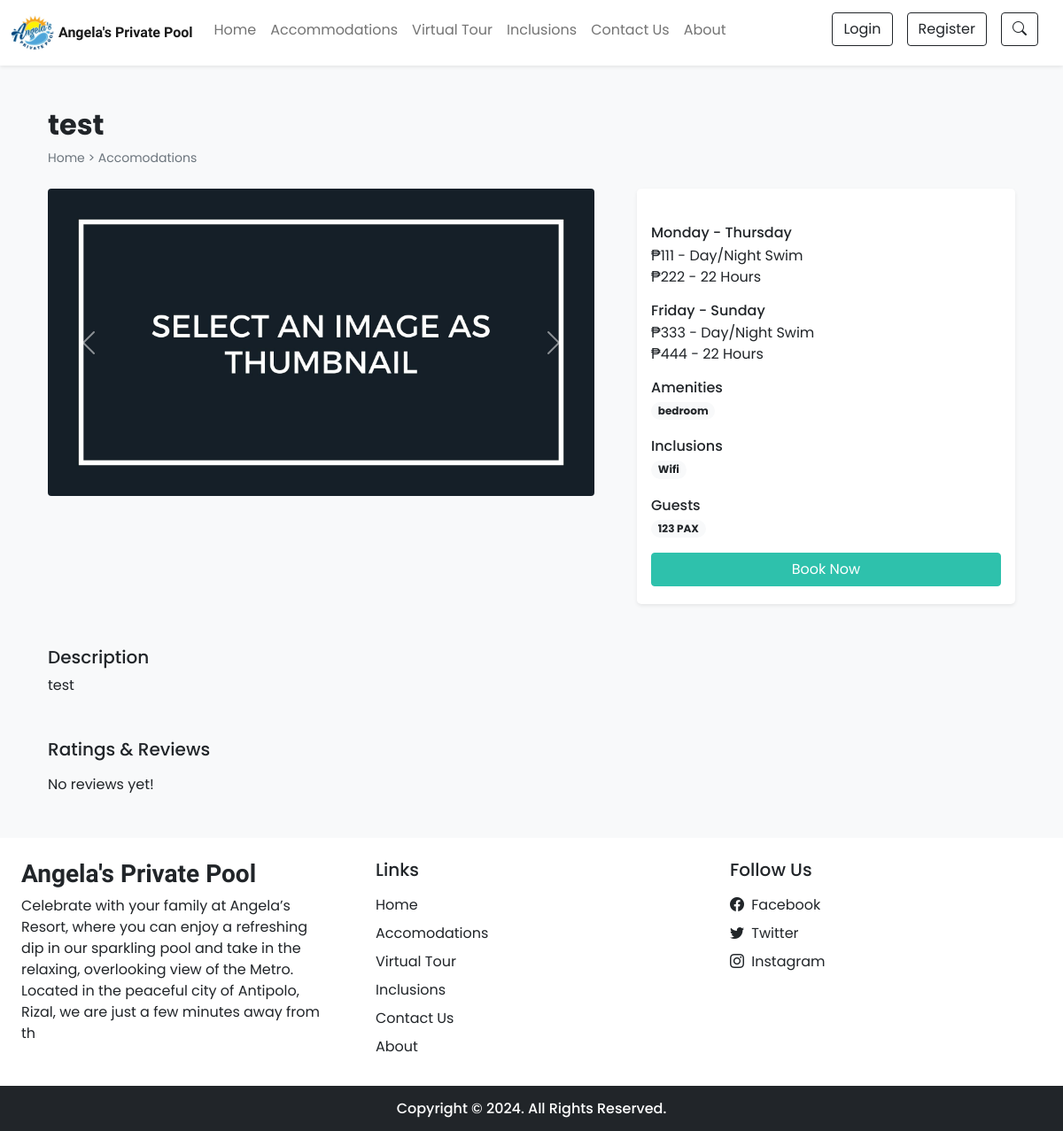
Page /room_details.php?id=9 on the committed database.
### tables this page shows
CREATE TABLE `settings` (
  `sr_no` int(11) NOT NULL AUTO_INCREMENT,
  `site_title` varchar(50) NOT NULL,
  `site_about` varchar(250) NOT NULL,
  `shutdown` tinyint(1) NOT NULL,
  PRIMARY KEY (`sr_no`)
);

CREATE TABLE `rooms` (
  `id` int(11) NOT NULL AUTO_INCREMENT,
  `name` varchar(150) NOT NULL,
  `price` int(11) NOT NULL,
  `price2` int(11) NOT NULL,
  `price3` int(11) NOT NULL,
  `price4` int(11) NOT NULL,
  `quantity` int(11) NOT NULL DEFAULT 1,
  `adult` int(11) NOT NULL,
  `description` varchar(350) NOT NULL,
  `status` tinyint(4) NOT NULL DEFAULT 1,
  `removed` int(11) NOT NULL DEFAULT 0,
  PRIMARY KEY (`id`)
);

CREATE TABLE `features` (
  `id` int(11) NOT NULL AUTO_INCREMENT,
  `name` varchar(50) NOT NULL,
  PRIMARY KEY (`id`)
);

CREATE TABLE `facilities` (
  `id` int(11) NOT NULL AUTO_INCREMENT,
  `icon` varchar(100) NOT NULL,
  `name` varchar(50) NOT NULL,
  `description` varchar(250) NOT NULL,
  PRIMARY KEY (`id`)
);

### admin/inc/db_config.php (called while the page is built, shortened)
<?php
    function select($sql,$values,$datatypes)
    {
        $con = $GLOBALS['con'];
        if($stmt = mysqli_prepare($con, $sql))
        {
            mysqli_stmt_bind_param($stmt,$datatypes,...$values);
            if(mysqli_stmt_execute($stmt))
            {
                $res = mysqli_stmt_get_result($stmt);
                return $res;
            }
            else
            {
                die("Query cannot be executed - Select");
            }
        }
        else
        {
            die("Query cannot be prepared - Select");
        }
    }
?>

### room_details.php (the view, shortened to what this page needs)
<!DOCTYPE html>
<html lang="en">
<head>
    <?php require('inc/links.php'); ?>
</head>
<body class="bg-light">
    <?php require('inc/navbar.php'); ?>
    <?php
        $data = filteration($_GET);
        $room_res = select("SELECT * FROM rooms WHERE id=? AND status=? AND removed=?", [$data['id'],1,0],'iii');
        $room_data = mysqli_fetch_assoc($room_res);
    ?>
    <div class="container">
        <div class="row">
            <div class="col-12 my-5 mb-4 px-4">
                <h2 class="fw-bold"><?php echo $room_data['name'] ?></h2>
                <div style="font-size: 14px;">
                    <a href="index.php" class="text-secondary text-decoration-none">Home</a>
                    <span class="text-secondary"> > </span>
                    <a href="rooms.php" class="text-secondary text-decoration-none">Accomodations</a>
                </div>
            </div>
            <div class="col-lg-7 col-md-12 px-4">
                <div id="roomCarousel" class="carousel slide" data-bs-ride="carousel">
                    <div class="carousel-inner">
                        <?php
                            $room_img = ROOMS_IMG_PATH."thumbnail.jpg";
                            $img_q = mysqli_query($con,"SELECT * FROM room_images
                                WHERE room_id=$room_data[id]");
                            if(mysqli_num_rows($img_q)>0)
                            {
                                $active_class = 'active';
                                while($img_res = mysqli_fetch_assoc($img_q))
                                {
                                    echo"
                                        <div class='carousel-item $active_class d-flex justify-content-center align-items-center'>
                                            <img src='".ROOMS_IMG_PATH.$img_res['image']."' class='img-fluid rounded aspect-ratio-16-9'>
                                        </div>
                                    ";
                                    $active_class='';
                                }
                            }
                            else
                            {
                                echo"<div class='carousel-item active d-flex justify-content-center align-items-center'>
                                    <img src='$room_img' class='img-fluid rounded aspect-ratio-16-9'>
                                </div>";
                            }
                        ?>
                    </div>
                    <button class="carousel-control-prev" type="button" data-bs-target="#roomCarousel" data-bs-slide="prev">
                        <span class="carousel-control-prev-icon" aria-hidden="true"></span>
                    </button>
                    <button class="carousel-control-next" type="button" data-bs-target="#roomCarousel" data-bs-slide="next">
                        <span class="carousel-control-next-icon" aria-hidden="true"></span>
                    </button>
                </div>
            </div>
            <div class="col-lg-5 col-md-12 px-4">
                <div class="card mb-4 border-0 shadow-sm rounded-3">
                    <div class="card-body">
                        <?php
                            echo<<<price
                                <div class="mb-3">
                                    <h6 class="mb-1">Monday - Thursday</h6>
                                    ₱$room_data[price] - Day/Night Swim
                                    <br>
                                    ₱$room_data[price2] - 22 Hours
                                </div>
                                <div class="mb-3">
                                    <h6 class="mb-1">Friday - Sunday</h6>
                                    ₱$room_data[price3] - Day/Night Swim
                                    <br>
                                    ₱$room_data[price4] - 22 Hours
                                </div>
                            price;
                            $fea_q = mysqli_query($con,"SELECT f.name FROM features f
                                INNER JOIN room_features rfea ON f.id = rfea.features_id
                                WHERE rfea.room_id = $room_data[id]");
                            $features_data = "";
                            while($fea_row = mysqli_fetch_assoc($fea_q))
                            {
                                $features_data .="<span class='badge rounded-pill bg-light text-dark text-wrap me-1 mb-1'>
                                    $fea_row[name]
                                </span>";
                            }
                            echo<<<features
                                <div class="mb-3">
                                    <h6 class="mb-1">Amenities</h6>
                                    $features_data
                                </div>
                            features;
                            $fac_q = mysqli_query($con,"SELECT f.name FROM facilities f
                                INNER JOIN room_facilities rfac ON f.id = rfac.facilities_id
                                WHERE rfac.room_id = $room_data[id]");
                            $facilities_data = "";
                            while($fac_row = mysqli_fetch_assoc($fac_q))
                            {
                                $facilities_data .="<span class='badge rounded-pill bg-light text-dark text-wrap me-1 mb-1'>
                                    $fac_row[name]
                                </span>";
                            }
                            echo<<<facilities
                                <div class="mb-3">
                                    <h6 class="mb-1">Inclusions</h6>
                                    $facilities_data
                                </div>
                            facilities;
                            echo<<<guests
                                <div class="mb-3">
                                    <h6 class="mb-1">Guests</h6>
                                    <span class="badge rounded-pill bg-light text-dark text-wrap">
                                        $room_data[adult] PAX
                                    </span>
                                </div>
                            guests;
                            if(!$settings_r['shutdown'])
                            {
                                $login = 0;
                                echo<<<book
                                    <button onclick='checkLoginToBook($login,$room_data[id])' class="btn w-100 text-white custom-bg shadow-none mb-1">Book Now</button>
                                book;
                            }
                        ?>
                    </div>
                </div>
            </div>
            <div class="col-12 mt-4 px-4">
                <div class="mb-5">
                    <h5>Description</h5>
                    <p>
                        <?php echo $room_data['description'] ?>
                    </p>
                </div>
                <div>
                    <h5 class="mb-3">Ratings & Reviews</h5>
                    <?php
                        $review_q = "SELECT rr.*,uc.name AS uname, uc.profile, r.name AS rname FROM rating_review rr
                            INNER JOIN user_cred uc ON rr.user_id = uc.id
                            INNER JOIN rooms r ON rr.room_id = r.id
                            WHERE rr.room_id = '$room_data[id]'
                            ORDER BY sr_no DESC LIMIT 15";
                        $review_res = mysqli_query($con,$review_q);
                        if(mysqli_num_rows($review_res)==0)
                        {
                            echo 'No reviews yet!';
                        }
                    ?>
                </div>
            </div>
        </div>
    </div>
    <?php require('inc/footer.php'); ?>
</body>
</html>

### inc/links.php (shortened to what this page needs)
<link href="https://cdn.jsdelivr.net/npm/bootstrap@5.0.2/dist/css/bootstrap.min.css" rel="stylesheet">
<link rel="stylesheet" href="https://cdn.jsdelivr.net/npm/bootstrap-icons@1.11.3/font/bootstrap-icons.min.css">
<link rel="stylesheet" href="assets/css/common.css">
<?php
  require('admin/inc/db_config.php');
  $contact_q = "SELECT * FROM contact_details WHERE sr_no=?";
  $settings_q = "SELECT * FROM settings WHERE sr_no=?";
  $values = [1];
  $contact_r = mysqli_fetch_assoc(select($contact_q,$values,'i'));
  $settings_r = mysqli_fetch_assoc(select($settings_q,$values,'i'));
?>

### inc/navbar.php (shortened to what this page needs)
<nav id="nav-bar" class="navbar navbar-expand-lg navbar-light bg-white px-lg-auto py-lg-1 shadow-sm sticky-top">
  <div class="container-fluid">
    <a class="logo-image" href="index.php">
      <img src="images/settings/logo-angela.jpg" alt="Angela's Logo" />
    </a>
    <a class="navbar-brand ms-1 me-3 fw-bold fs-6 h-font" href="index.php"><?php echo $settings_r['site_title'] ?></a>
    <div class="collapse navbar-collapse" id="navbarSupportedContent">
      <ul class="navbar-nav me-auto mb-auto mb-lg-auto">
        <li class="nav-item">
          <a class="nav-link me-auto" href="index.php">Home</a>
        </li>
        <li class="nav-item">
          <a class="nav-link me-auto" href="rooms.php">Accommodations</a>
        </li>
        <li class="nav-item">
          <a class="nav-link me-auto" href="virtual_tour.php">Virtual Tour</a>
        </li>
        <li class="nav-item">
          <a class="nav-link me-auto" href="facilities.php">Inclusions</a>
        </li>
        <li class="nav-item">
          <a class="nav-link me-auto" href="contact.php">Contact Us</a>
        </li>
        <li class="nav-item">
          <a class="nav-link" href="about.php">About</a>
        </li>
      </ul>
      <div class="d-flex">
        <?php
          if(isset($_SESSION['login']) && $_SESSION['login']==true)
          {
            $path = USERS_IMG_PATH;
            echo<<<data
              <div class="btn-group">
                <button type="button" class="btn btn-outline-dark shadow-none dropdown-toggle" data-bs-toggle="dropdown" data-bs-display="static" aria-expanded="false">
                  $_SESSION[uName]
                </button>
                <ul class="dropdown-menu dropdown-menu-lg-end">
                  <li><a class="dropdown-item" href="profile.php">Profile</a></li>
                  <li><a class="dropdown-item" href="bookings.php">Bookings</a></li>
                  <li><a class="dropdown-item" href="logout.php">Logout</a></li>
                </ul>
              </div>
            data;
          }
          else
          {
            echo<<<data
            <button type="button" class="btn btn-outline-dark shadow-none me-lg-3 me-2 mb-2" data-bs-toggle="modal" data-bs-target="#loginModal">
              Login
            </button>
            <button type="button" class="btn btn-outline-dark shadow-none me-lg-3 me-2 mb-2" data-bs-toggle="modal" data-bs-target="#registerModal">
              Register
            </button>
            <button type="button" class="btn btn-outline-dark shadow-none me-lg-3 me-2 mb-2" data-bs-toggle="modal" data-bs-target="#trackBookingModal">
              <i class="bi bi-search"></i>
            </button>
            data;
          }
        ?>
      </div>
    </div>
  </div>
</nav>

### inc/footer.php (shortened to what this page needs)
<div class="container-fluid bg-white mt-5">
    <div class="row">
        <div class="col-lg-4 p-4">
            <h3 class="h-font fw-bold fs-3 mb-2"><?php echo $settings_r['site_title'] ?></h3>
            <p>
                <?php echo $settings_r['site_about'] ?>
            </p>
        </div>
        <div class="col-lg-4 p-4">
            <h5 class="mb-3">Links</h5>
            <a href="index.php" class="d-inline-block mb-2 text-dark text-decoration-none">Home</a><br>
            <a href="rooms.php" class="d-inline-block mb-2 text-dark text-decoration-none">Accomodations</a><br>
            <a href="virtual_tour.php" class="d-inline-block mb-2 text-dark text-decoration-none">Virtual Tour</a><br>
            <a href="facilities.php" class="d-inline-block mb-2 text-dark text-decoration-none">Inclusions</a><br>
            <a href="contact.php" class="d-inline-block mb-2 text-dark text-decoration-none">Contact Us</a><br>
            <a href="about.php" class="d-inline-block mb-2 text-dark text-decoration-none">About</a>
        </div>
        <div class="col-lg-4 p-4">
            <h5 class="mb-3">Follow Us</h5>
            <a href="<?php echo $contact_r['fb'] ?>" class="d-inline-block text-dark text-decoration-none mb-2">
                <i class="bi bi-facebook me-1"></i> Facebook
            </a><br>
            <?php
                if($contact_r['tw']!='')
                {
                    echo<<<data
                        <a href="$contact_r[tw]" class="d-inline-block text-dark text-decoration-none mb-2">
                            <i class="bi bi-twitter me-1"></i> Twitter
                        </a><br>
                    data;
                }
                if($contact_r['insta']!='')
                {
                    echo<<<data
                        <a href="$contact_r[insta]" class="d-inline-block text-dark text-decoration-none mb-2">
                            <i class="bi bi-instagram me-1"></i> Instagram
                        </a>
                    data;
                }
            ?>
        </div>
    </div>
</div>
<h6 class="text-center bg-dark text-white p-3 m-0">Copyright © 2024. All Rights Reserved.</h6>

### assets/css/common.css (style rules this page uses)
:root { --teal: #2ec1ac; --teal_hover: #279e8c; }
* { font-family: 'Poppins', sans-serif; }
.logo-image { width: 10vw; height: 10vw; border-radius: 50%; overflow: hidden; min-width: 40px; min-height: 40px; max-width: 50px; max-height: 50px; margin: 2vh 0; }
.logo-image img { width: 100%; height: 100%; object-fit: cover; object-position: center; }
@media (min-width: 1200px) { .logo-image { width: 6vw; height: 6vw; margin: 1vh 0; } }
.aspect-ratio-16-9 { width: 100%; height: auto; max-width: 100vw; min-width: 20vw; max-height: calc(100vw * 9 / 16); min-height: calc(20vw * 9 / 16); object-fit: cover; object-position: center; }
.h-font { font-family: 'Merienda', cursive; }
.custom-bg { background-color: var(--teal); border: 1px solid var(--teal); }

### rows in the picture
settings: site_title "Angela's Private Pool", site_about "Celebrate with your family at Angela’s Resort, where you can enjoy a refreshing dip in our sparkling pool and take in the relaxing, overlooking view of the Metro. Located in the peaceful city of Antipolo, Rizal, we are just a few minutes away from th"
rooms: name "test", price "111", price2 "222", price3 "333", price4 "444", adult "123", description "test"
features: name "bedroom"
facilities: name "Wifi"
